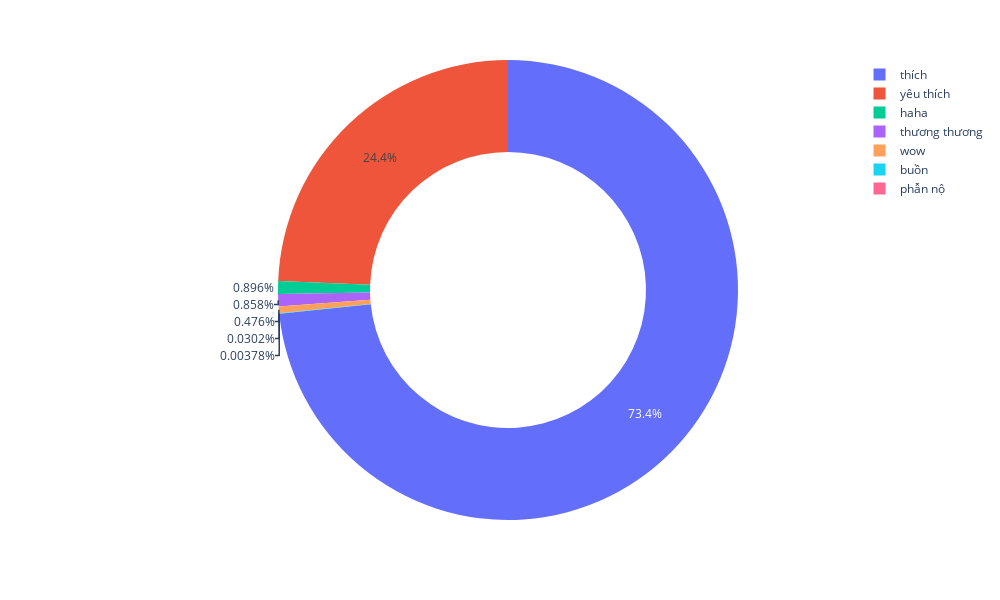

Notebook source saved alongside this figure:
### Code cell
fig = px.pie(names = reactions_df.values[1:, 0], 
             values =reactions_df.values[1: , 1], 
             hole = 0.6, width = 1000, height = 600, )

fig.show()

### Figure 1 — Plotly figure (JSON) as saved in the notebook; plotly's stock layout.template omitted (floating-point values rounded to 4 significant figures)
{"data": [{"domain": {"x": [0, 1], "y": [0, 1]}, "hole": 0.6, "hovertemplate": "label=%{label}<br>value=%{value}<extra></extra>", "labels": ["thích", "thương thương", "yêu thích", "haha", "buồn", "wow", "phẫn nộ"], "legendgroup": "", "name": "", "showlegend": true, "type": "pie", "values": [19406, 227, 6450, 237, 8, 126, 1]}], "layout": {"height": 600, "legend": {"tracegroupgap": 0}, "margin": {"t": 60}, "width": 1000}}
